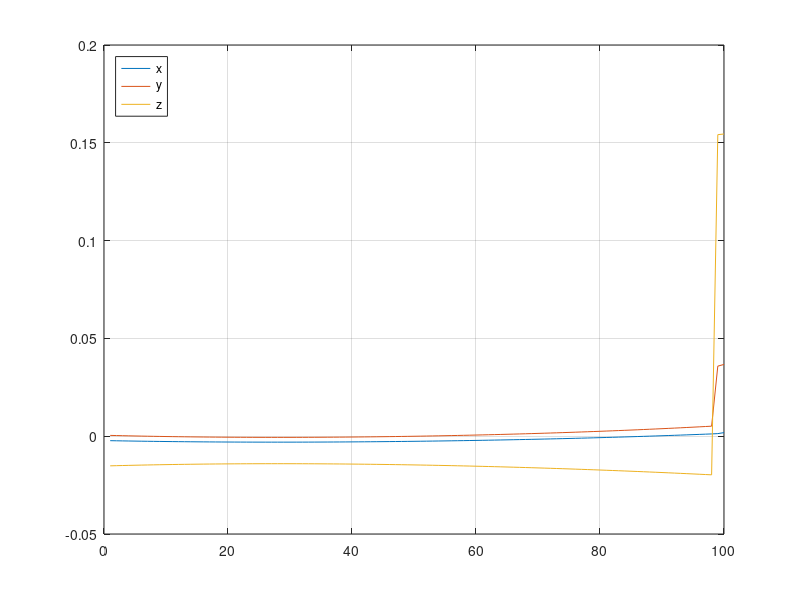
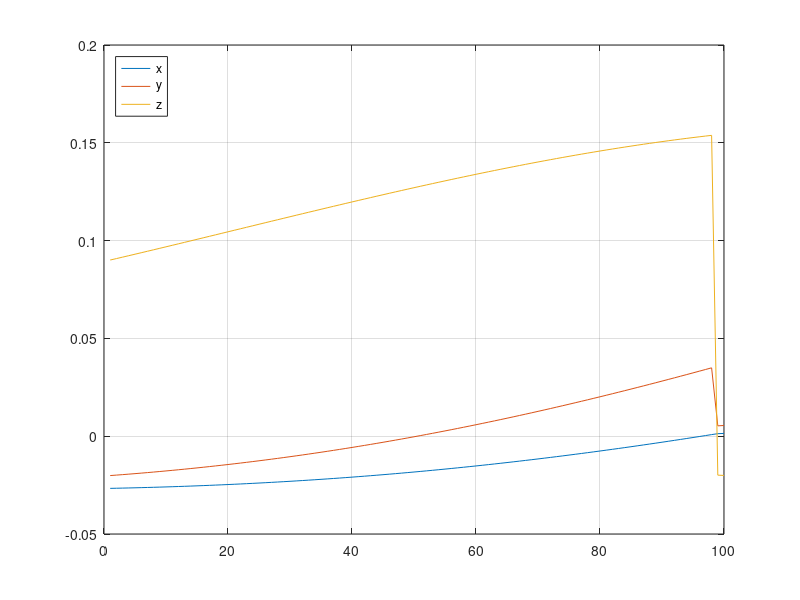

Here is the MATLAB script that generated these plots, in order:
clc; clear all; close all; 
format compact; format shortG

n = 100;
#{
th1=linspace(0,pi/3,n);
th2=pi/6*linspace(1,1,n);
th3=pi/6*linspace(1,1,n);
#}
th1=pi/4*linspace(1,1,n);
th2=pi/6*linspace(1,1,n);
th3=1*linspace(0,pi/3,n);

th =[th1', th2', th3'];

#model
R = .15;
r = .1;
alpha = [0, 2/3*pi, -2/3*pi];
d = .1;
h = .15;

for i=1:3
    Qal(:,:,i) = [...
    cos(alpha(i)) ,  -sin(alpha(i)), 0; 
    sin(alpha(i)) ,   cos(alpha(i)), 0; 
    0,0,1];
    a(:,i) =  Qal(:,:,i)*[R,0,0]';
    b(:,i) =  Qal(:,:,i)*[r,0,0]';
end   


for j=1:n
    for i=1:3
        d0(:,i)=d*Qal(:,:,i)*[cos(th(j,i)),0,sin(th(j,i))]';
    end
    u = a-b+d0;
    e1 = u(:,2)-u(:,1);
    e2 = u(:,3)-u(:,1);
    d1 = -d*(R-r)*(cos(th(j,2))-cos(th(j,1)));
    d2 = -d*(R-r)*(cos(th(j,3))-cos(th(j,1)));
    tmp1 = e1(1)*e2(3) - e2(1)*e1(3);
    tmp2 = e1(2)*e2(3) - e2(2)*e1(3);
    tmp3 = d1*e2(3) - d2*e1(3);
    A = -tmp1/tmp2;
    B = -tmp3/tmp2;
    C = -(e1(1)+e1(2)*A)/e1(3);
    D = -(e1(2)*B+d1)/e1(3);
    E = 1 + A^2 + C^2;
    F = 2*A*B + 2*C*D -2*(u(1,1) + u(2,1)*A + u(3,1)*C);
    G = B^2 + D^2 + norm(u(:,1))^2 - h^2 ...
        - 2*(u(2,1)*B + u(3,1)*D);
    
    xa = (-F+sqrt(F^2-4*E*G))/(2*E);
    xb = (-F-sqrt(F^2-4*E*G))/(2*E);
    ya = A*xa+B;
    yb = A*xb+B;
    za = C*xa+D;
    zb = C*xb+D;
    
    p1(j,:) = [xa, ya, za];
    p2(j,:) = [xb, yb, zb];
end
#{
figure
plot(1:n,th(:,1)); hold on; grid on
plot(1:n,th(:,2));
plot(1:n,th(:,3));
#}
figure
plot(1:n,p1(:,1)); hold on; grid on
plot(1:n,p1(:,2));
plot(1:n,p1(:,3));
legend('x','y','z','Location','northwest');

figure
plot(1:n,p2(:,1)); hold on; grid on
plot(1:n,p2(:,2));
plot(1:n,p2(:,3));
legend('x','y','z','Location','northwest');
